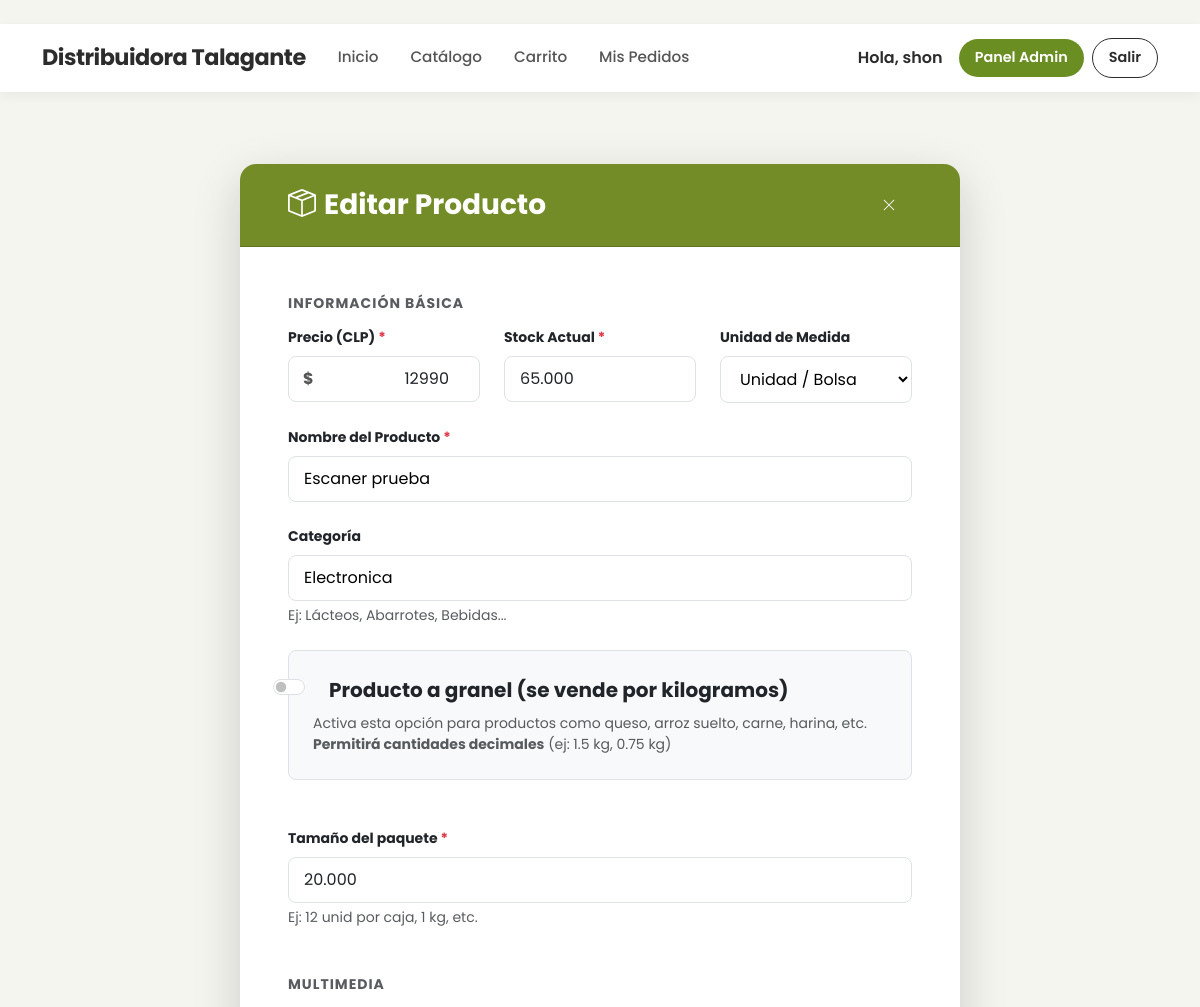
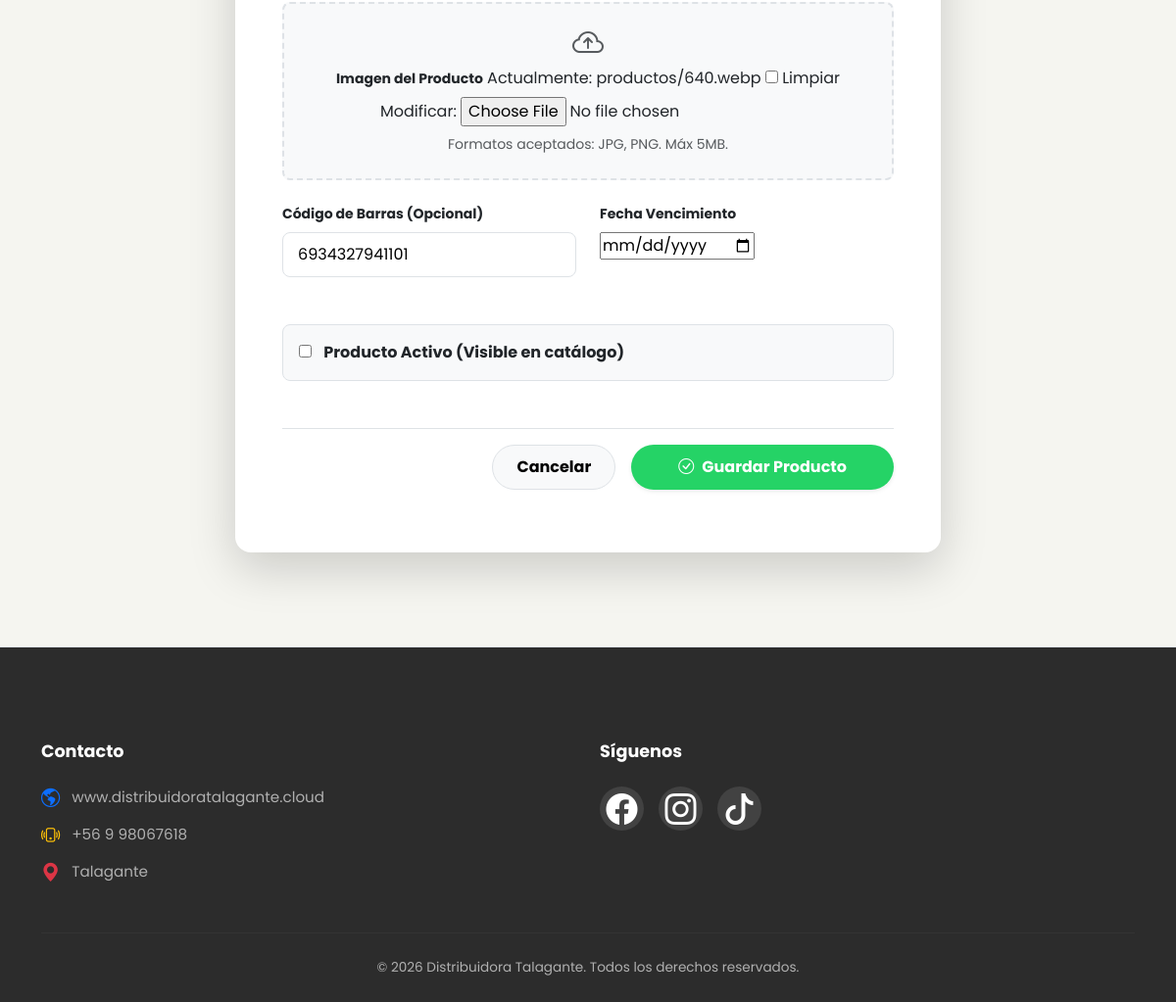
The page /panel/producto/editar/7/ (signed in) on the database its author committed (2 pictures, top to bottom).
### core/models.py (models this page shows, shortened)
class Producto(models.Model):
    codigo_barras = models.CharField(
        max_length=50,
        unique=True,
        blank=True,
        null=True,
        help_text="Se genera automáticamente si lo dejas vacío"
    )
    nombre = models.CharField(max_length=200)
    categoria = models.CharField(max_length=50, blank=True)
    descripcion = models.TextField(blank=True)
    unidad_medida = models.CharField(
        max_length=2,
        choices=UnidadMedida.choices,
        default=UnidadMedida.UN
    )
    es_granel = models.BooleanField(
        default=False,
        verbose_name="¿Es producto a granel (se vende por kilogramos)?"
    )
    precio = models.DecimalField(
        max_digits=10,
        decimal_places=0,
        default=0,
        verbose_name="Precio"
    )
    stock = models.DecimalField(
        max_digits=12,
        decimal_places=3,
        default=Decimal('0.000')
    )
    tamano_paquete = models.DecimalField(
        max_digits=10,
        decimal_places=3,
        default=Decimal('1.000'),
        help_text="Ej: 10 para caja de 10 unidades"
    )
    producto_hijo = models.ForeignKey(
        'self',
        on_delete=models.SET_NULL,
        null=True,
        blank=True,
        related_name='productos_padre'
    )
    fecha_vencimiento = models.DateField(null=True, blank=True)
    imagen = models.ImageField(upload_to='productos/', blank=True, null=True)
    activo = models.BooleanField(default=True)
    creado_en = models.DateTimeField(auto_now_add=True)
    actualizado_en = models.DateTimeField(auto_now=True)

### core/views.py (the view)
# urls.py: path('panel/producto/editar/<int:producto_id>/', views.producto_update, name='producto_update'),
@login_required
@user_passes_test(is_staff_user)
def producto_update(request, producto_id):
    producto = get_object_or_404(Producto, id=producto_id)
    if request.method == 'POST':
        form = ProductoForm(request.POST, request.FILES, instance=producto)
        if form.is_valid():
            form.save()
            messages.success(request, "Producto actualizado correctamente")
            return redirect('producto_list')
    else:
        form = ProductoForm(instance=producto)
    return render(request, 'core/producto_form.html', {'form': form, 'action': 'Editar', 'producto': producto})

### core/views.py (called while the page is built)
def is_staff_user(user):
    return user.is_staff or user.is_superuser

### core/templates/core/producto_form.html (shortened to what this page needs)
﻿{% extends 'core/base.html' %}
{% load static %}
{% block content %}
<div class="container py-5 animate-fade-in">
    <div class="row justify-content-center">
        <div class="col-lg-8">
            <div class="card border-0 shadow-lg rounded-4 overflow-hidden">
                <div class="card-header py-4 px-5 text-white d-flex align-items-center justify-content-between"
                     style="background-color: #748C28;">
                    <h3 class="mb-0 fw-bold">
                        <i class="bi bi-box-seam me-2"></i>{{ action }} Producto
                    </h3>
                    <a href="{% url 'producto_list' %}" class="btn btn-sm btn-outline-light rounded-pill px-3">
                        <i class="bi bi-x-lg"></i>
                    </a>
                </div>
                <div class="card-body p-5">
                    <form method="post" enctype="multipart/form-data" class="needs-validation" novalidate>
                        <h6 class="text-uppercase text-muted fw-bold mb-3 small ls-1">Información Básica</h6>
                        <div class="row g-4 mb-4">
                            <div class="col-md-4">
                                <label class="form-label fw-bold small">Precio (CLP) <span class="text-danger">*</span></label>
                                <div class="price-input-wrapper">
                                    <span class="currency-symbol">$</span>
                                    {{ form.precio }}
                                </div>
                            </div>
                            <div class="col-md-4">
                                <label class="form-label fw-bold small">Stock Actual <span class="text-danger">*</span></label>
                                {{ form.stock }}
                            </div>
                            <div class="col-md-4">
                                <label class="form-label fw-bold small">Unidad de Medida</label>
                                {{ form.unidad_medida }}
                            </div>
                        </div>
                        <div class="mb-4">
                            <label class="form-label fw-bold small">Nombre del Producto <span class="text-danger">*</span></label>
                            {{ form.nombre }}
                        </div>
                        <div class="mb-4">
                            <label class="form-label fw-bold small">Categoría</label>
                            {{ form.categoria }}
                            <div class="form-text">Ej: Lácteos, Abarrotes, Bebidas...</div>
                        </div>
                        <div class="form-check form-switch mb-5 p-4 bg-light rounded-3 border">
                            <input type="checkbox"
                                   class="form-check-input"
                                   id="id_es_granel"
                                   name="es_granel"
                                   {% if form.es_granel.value %}checked{% endif %}>
                            <label class="form-check-label fw-bold ms-2 fs-5" for="id_es_granel">
                                Producto a granel (se vende por kilogramos)
                            </label>
                            <div class="form-text small mt-2">
                                Activa esta opción para productos como queso, arroz suelto, carne, harina, etc.<br>
                                <strong>Permitirá cantidades decimales</strong> (ej: 1.5 kg, 0.75 kg)
                            </div>
                        </div>
                        <div class="mb-4">
                            <label class="form-label fw-bold small">Tamaño del paquete <span class="text-danger">*</span></label>
                            {{ form.tamano_paquete }}
                            <div class="form-text">Ej: 12 unid por caja, 1 kg, etc.</div>
                        </div>
                        <h6 class="text-uppercase text-muted fw-bold mb-3 mt-5 small ls-1">Multimedia</h6>
                        <div class="mb-4 p-4 bg-light rounded-3 border border-dashed text-center">
                            <i class="bi bi-cloud-arrow-up fs-2 text-muted mb-2 d-block"></i>
                            <label class="form-label fw-bold small mb-2">Imagen del Producto</label>
                            {{ form.imagen }}
                            <div class="form-text mt-2">Formatos aceptados: JPG, PNG. Máx 5MB.</div>
                        </div>
                        <div class="row g-4 mb-5">
                            <div class="col-md-6">
                                <label class="form-label fw-bold small">Código de Barras (Opcional)</label>
                                {{ form.codigo_barras }}
                            </div>
                            <div class="col-md-6">
                                <label class="form-label fw-bold small">Fecha Vencimiento</label>
                                {{ form.fecha_vencimiento }}
                            </div>
                        </div>
                        <div class="form-check form-switch mb-5 p-3 bg-light rounded-3 border">
                            {{ form.activo }}
                            <label class="form-check-label fw-bold ms-2" for="{{ form.activo.id_for_label }}">
                                Producto Activo (Visible en catálogo)
                            </label>
                        </div>
                        <div class="d-flex justify-content-end gap-3 pt-3 border-top">
                            <a href="{% url 'producto_list' %}" class="btn btn-light border rounded-pill px-4 fw-bold">
                                Cancelar
                            </a>
                            <button type="submit" class="btn btn-success rounded-pill px-5 fw-bold shadow-sm"
                                    style="background-color: #748C28; border: none;">
                                <i class="bi bi-check-circle me-2"></i>Guardar Producto
                            </button>
                        </div>
                    </form>
                </div>
            </div>
        </div>
    </div>
</div>
{% endblock %}

### core/templates/core/base.html (shortened to what this page needs)
﻿{% load static %}
<!DOCTYPE html>
<html lang="es">
<head>
    <link rel="stylesheet" href="https://cdn.jsdelivr.net/npm/bootstrap@5.3.0/dist/css/bootstrap.min.css">
    <link rel="stylesheet" href="https://cdn.jsdelivr.net/npm/bootstrap-icons@1.11.3/font/bootstrap-icons.min.css">
    <link rel="stylesheet" href="{% static 'core/css/style.css' %}">
</head>
<body class="site">
    {% with current=request.resolver_match.url_name %}
    <nav class="navbar navbar-expand-lg sticky-top">
        <div class="container">
            <a class="navbar-brand" href="{% url 'home' %}">Distribuidora Talagante</a>
            <div class="collapse navbar-collapse" id="navbarNav">
                <ul class="navbar-nav me-auto mb-2 mb-lg-0">
                    <li class="nav-item"><a class="nav-link {% if current == 'home' %}active{% endif %}" href="{% url 'home' %}">Inicio</a></li>
                    <li class="nav-item"><a class="nav-link {% if current == 'catalogo' %}active{% endif %}" href="{% url 'catalogo' %}">Catálogo</a></li>
                    <li class="nav-item"><a class="nav-link {% if current == 'carrito' %}active{% endif %}" href="{% url 'carrito' %}">Carrito</a></li>
                    <li class="nav-item"><a class="nav-link {% if current == 'mis_compras' %}active{% endif %}" href="{% url 'mis_compras' %}">Mis Pedidos</a></li>
                </ul>
                <div class="d-flex gap-2 align-items-center">
                    {% if user.is_authenticated %}
                        <span class="me-2 fw-semibold d-none d-lg-block">Hola, {{ user.username }}</span>
                        {% if user.is_staff or user.is_superuser %}
                            <a href="{% url 'admin_home' %}" class="btn btn-primary btn-sm px-3">Panel Admin</a>
                        {% endif %}
                        <a href="{% url 'logout' %}" class="btn btn-outline-dark btn-sm px-3">Salir</a>
                    {% else %}
                        <a href="{% url 'login' %}" class="btn btn-primary btn-sm px-4">Iniciar Sesión</a>
                        <a href="{% url 'login' %}?tab=register" class="btn btn-light btn-sm px-4 border">Registrarse</a>
                    {% endif %}
                </div>
            </div>
        </div>
    </nav>
    {% endwith %}
    <main class="site-main">
        <div class="container mt-4">
            {% block content %}{% endblock %}
        </div>
    </main>
    <footer class="global-footer mt-5 pt-5 border-top">
        <div class="container">
            <div class="row pt-5 pb-4">
                <div class="col-md-6 mb-4 mb-md-0">
                    <h5 class="footer-title">Contacto</h5>
                    <ul class="list-unstyled footer-list">
                        <li>
                            <i class="bi bi-globe-americas text-primary"></i>
                            <a href="https://distribuidoratalagante.cloud">www.distribuidoratalagante.cloud</a>
                        </li>
                        <li>
                            <i class="bi bi-phone-vibrate text-warning"></i>
                            <span>+56 9 98067618</span>
                        </li>
                        <li>
                            <i class="bi bi-geo-alt-fill text-danger"></i>
                            <span>Talagante</span>
                        </li>
                    </ul>
                </div>
                <div class="col-md-6">
                    <h5 class="footer-title">Síguenos</h5>
                    <div class="social-links">
                        <a href="https://www.facebook.com/distribuidoratalagante" target="_blank" class="social-icon" style="font-size: 1.8rem;">
                            <i class="bi bi-facebook"></i>
                        </a>
                        <a href="https://www.instagram.com/distribuidora_talagante" target="_blank" class="social-icon" style="font-size: 1.8rem;">
                            <i class="bi bi-instagram"></i>
                        </a>
                        <a href="https://www.tiktok.com/@distribuidora_tala" target="_blank" class="social-icon" style="font-size: 1.8rem;">
                            <i class="bi bi-tiktok"></i>
                        </a>
                      </div>
                </div>
            </div>
            <div class="footer-bottom">
                <p class="mb-0">&copy; 2026 Distribuidora Talagante. Todos los derechos reservados.</p>
            </div>
        </div>
    </footer>
</body>
</html>

### static/core/css/style.css (style rules this page uses)
body { font-family: var(--font-main); color: var(--color-dark); background-color: var(--color-gray-bg); }
a { text-decoration: none; color: inherit; }
.navbar { background-color: var(--color-white) !important; box-shadow: 0 4px 12px rgba(0,0,0,0.05); padding: 12px 0; }
.navbar-brand { font-family: var(--font-main); font-weight: 700; font-size: 1.4rem; color: var(--color-dark) !important; letter-spacing: -0.5px; }
.navbar-nav .nav-link { font-weight: 500; color: #555 !important; font-size: 0.95rem; margin: 0 8px; position: relative; transition: color 0.3s; }
.navbar .btn { border-radius: var(--radius-btn); font-weight: 600; padding: 8px 24px; font-size: 0.9rem; }
.btn { border-radius: var(--radius-card); font-weight: 600; padding: 10px 20px; transition: all 0.3s ease; border: none; }
.btn-primary { background-color: var(--color-primary) !important; border-color: var(--color-primary) !important; color: white !important; }
.btn-outline, .btn-outline-dark, .btn-outline-primary { background-color: transparent !important; border: 1px solid var(--color-dark) !important; color: var(--color-dark) !important; }
.btn-success { background-color: #25D366 !important; color: white; }
.global-footer { background-color: var(--color-dark); color: #b0b0b0; margin-top: auto; font-size: 0.95rem; }
.footer-title { color: #ffffff; font-weight: 700; margin-bottom: 25px; font-size: 1.1rem; }
.footer-list li { margin-bottom: 15px; display: flex; align-items: center; gap: 12px; }
.footer-list a { color: #b0b0b0; text-decoration: none; transition: color 0.3s ease; }
.footer-list i { font-size: 1.2rem; }
.social-links { display: flex; gap: 15px; align-items: center; }
.social-links a { display: inline-flex; align-items: center; justify-content: center; width: 45px; height: 45px; background-color: rgba(255, 255, 255, 0.1); border-radius: 50%; transition: all 0.3s ease; text-decoration: none; }
.social-links a i { font-size: 2rem !important; color: #ffffff; }
.footer-bottom { border-top: 1px solid #333; padding: 25px 0; text-align: center; margin-top: 10px; font-size: 0.85rem; }
html { height: 100%; }
body { min-height: 100vh; display: flex; flex-direction: column; margin: 0; }
.site-main { flex: 1; }
.global-footer { margin-top: auto; width: 100%; }
.animate-fade-in { animation: fadeIn 0.5s ease-out forwards; }
.form-control, .form-select, .card-body input[type="text"], .card-body input[type="number"], .card-body select { border-radius: 8px; padding: 10px 15px; border: 1px solid #dee2e6; background-color: #fff; width: 100%; box-sizing: border-box; }
.border-dashed { border-style: dashed !important; border-width: 2px !important; border-color: #dee2e6; }
.ls-1 { letter-spacing: 1px; }
.price-input-wrapper { position: relative; }
.price-input-wrapper .currency-symbol { position: absolute; left: 15px; top: 50%; transform: translateY(-50%); font-weight: bold; color: #555; z-index: 10; pointer-events: none; }
.price-input-wrapper input { padding-left: 30px !important; border-radius: 8px !important; }

### rows shown on the page
Producto: precio "12990", stock "65.000", unidad_medida "Unidad / Bolsa", nombre "Escaner prueba", categoria "Electronica", tamano_paquete "20.000", codigo_barras "6934327941101"

### other values the page prints
{{ user.username }} "shon"
{{ action }} "Editar"
